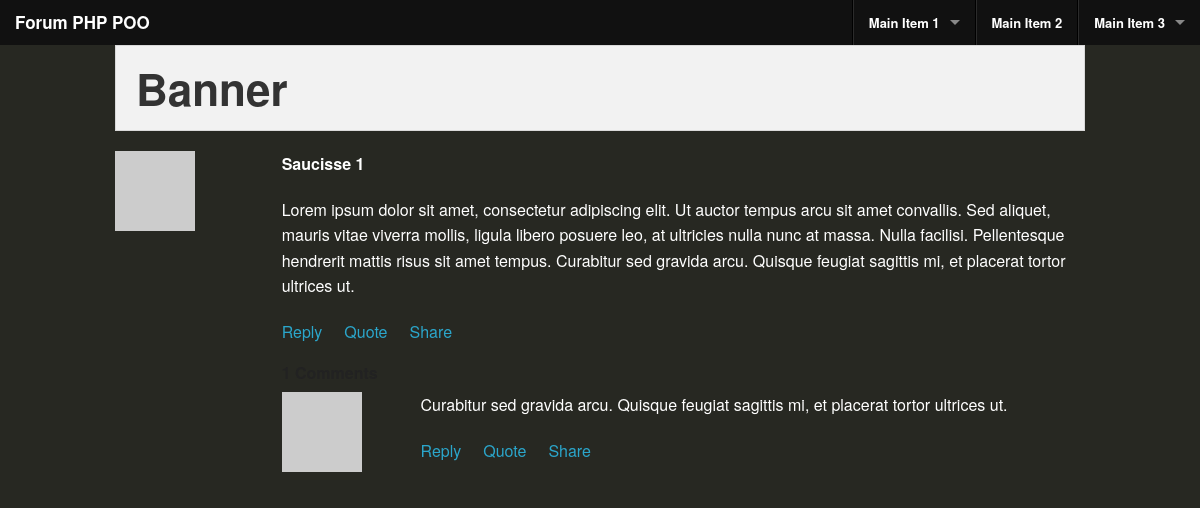
The app's page /posts_list.php?post_id=1 with its own data.
### tables this page shows
CREATE TABLE IF NOT EXISTS `topic` (
  `id` int(11) NOT NULL AUTO_INCREMENT,
  `name` varchar(50) NOT NULL,
  `description` text NOT NULL,
  `authorId` int(11) NOT NULL,
  `orderId` int(11) NOT NULL,
  `categoryId` int(11) NOT NULL,
  PRIMARY KEY (`id`),
  UNIQUE KEY `id` (`id`)
);

CREATE TABLE IF NOT EXISTS `post` (
  `id` int(11) NOT NULL AUTO_INCREMENT,
  `body` text NOT NULL,
  `datetime` datetime NOT NULL,
  `topicId` int(11) NOT NULL,
  `authorId` int(11) NOT NULL,
  `orderId` int(11) NOT NULL,
  PRIMARY KEY (`id`)
);

### class/TopicsManager.class.php (called while the page is built, shortened)
<?php
class TopicsManager
{
	private $_database;
	public function setDatabase(PDO $database)
	{
		$this->_database = $database;
	}
	public function read($id)
	{
		$id = (int) $id;
		$query = $this->_database->query('SELECT *
										  FROM topic
										  WHERE id = '.$id);
		$data = $query->fetch(PDO::FETCH_ASSOC);
		return new Topic($data);
	}
}

### class/Topic.class.php (called while the page is built, shortened)
<?php
class Topic
{
	private $_name;
	private $_description;
	public function hydrate(array $data)
	{
	  	foreach ($data as $key => $value)
	  	{
		    $method = 'set'.ucfirst($key);
	  	}
	}
	public function setId($id)
	{
		$id = (int) $id;
	}
	public function setName($name)
	{
		$this->_name = $name;
	}
	public function setDescription($description)
	{
		$this->_description = $description;
	}
	public function setAuthorId($authorId)
	{
		$authorId = (int) $authorId;
	}
	public function setOrderId($orderId)
	{
		$orderId = (int) $orderId;
	}
	public function setCategoryId($categoryId)
	{
		$categoryId = (int) $categoryId;
	}
	public function name()
	{
		return $this->_name;
	}
	public function description()
	{
		return $this->_description;
	}
}
?>

### class/PostsManager.class.php (called while the page is built, shortened)
<?php
class PostsManager
{
	private $_database;
	public function setDatabase(PDO $database)
	{
		$this->_database = $database;
	}
	public function readAll($topic_id)
	{
		$topic_id = (int) $topic_id;
		$posts = array();
		$query = $this ->_database->query('SELECT *
									 	   FROM post
									 	   WHERE topicId = '.$topic_id.'
									 	   ORDER BY orderId');
		while ($data = $query->fetch(PDO::FETCH_ASSOC))
		{
			$posts[] = new Post($data);
		}
		return $posts;
	}
}

### class/Post.class.php (called while the page is built, shortened)
<?php
class Post
{
	private $_body;
	public function hydrate(array $data)
	{
	  	foreach ($data as $key => $value)
	  	{
		    $method = 'set'.ucfirst($key);
	  	}
	}
	public function setId($id)
	{
		$id = (int) $id;
	}
	public function setBody($body)
	{
		$this->_body = $body;
	}
	public function setTopicId($topicId)
	{
		$topicId = (int) $topicId;
	}
	public function setAuthorId($authorId)
	{
		$authorId = (int) $authorId;
	}
	public function setOrderId($orderId)
	{
		$orderId = (int) $orderId;
	}
	public function body()
	{
		return $this->_body;
	}
}

### posts_list.php (the view, shortened to what this page needs)
<?php
	require_once('./include/header.php');
	$post_id = mysql_real_escape_string($_GET["post_id"]);
	$post_id = (int) $post_id;
?>
<div class="row">
	<div class="large-12 columns">
		<div class="panel">
			<h1>Banner</h1>
		</div>
	</div>
</div>
<div class="row">
	<div class="large-12 columns">
		<?php
	 	$db = new PDO('mysql:host=127.0.0.1;dbname=forum', 'root', '');
	 	$manager_topic = new TopicsManager($db);
		$topic = $manager_topic->read($post_id);
		$manager_post = new PostsManager($db);
		?>
		<div class="row">
			<div class="large-2 columns small-3"><img src="http://placehold.it/100x100&text=[img]" /></div>
			<div class="large-10 columns">
				<p><strong><?php echo $topic->name(); ?></strong></p>
				<p><?php echo $topic->description(); ?></p>
				<ul class="inline-list">
					<li><a href="">Reply</a></li>
					<li><a href="">Quote</a></li>
					<li><a href="">Share</a></li>
				</ul>
				<h6><?php echo $manager_post->postsCount($topic->id()); ?> Comments</h6>
				<?php
				$post_list = $manager_post->readAll($post_id);
				foreach ($post_list as $post)
				{
					?>
					<div class="row">
						<div class="large-2 columns small-3"><img src="http://placehold.it/50x50&text=[img]" /></div>
						<div class="large-10 columns"><p><?php echo $post->body(); ?></p>
							<ul class="inline-list">
								<li><a href="">Reply</a></li>
								<li><a href="">Quote</a></li>
								<li><a href="">Share</a></li>
							</ul>
						</div>
					</div>
						<?php
				}
				?>
			</div>
		</div>
<?php
	require_once('./include/footer.php');
?>

### css/custom.css (style rules this page uses)
body { background-color: #272822; color:#FFF; }

### records on screen
topic: name "Saucisse 1", description "Lorem ipsum dolor sit amet, consectetur adipiscing elit. Ut auctor tempus arcu sit amet convallis. Sed aliquet, mauris vitae viverra mollis, ligula libero posuere leo, at ultricies nulla nunc at massa. Nulla facilisi. Pellentesque hendrerit mattis risus sit amet tempus. Curabitur sed gravida arcu. Quisque feugiat sagittis mi, et placerat tortor ultrices ut."
post: body "Curabitur sed gravida arcu. Quisque feugiat sagittis mi, et placerat tortor ultrices ut."
